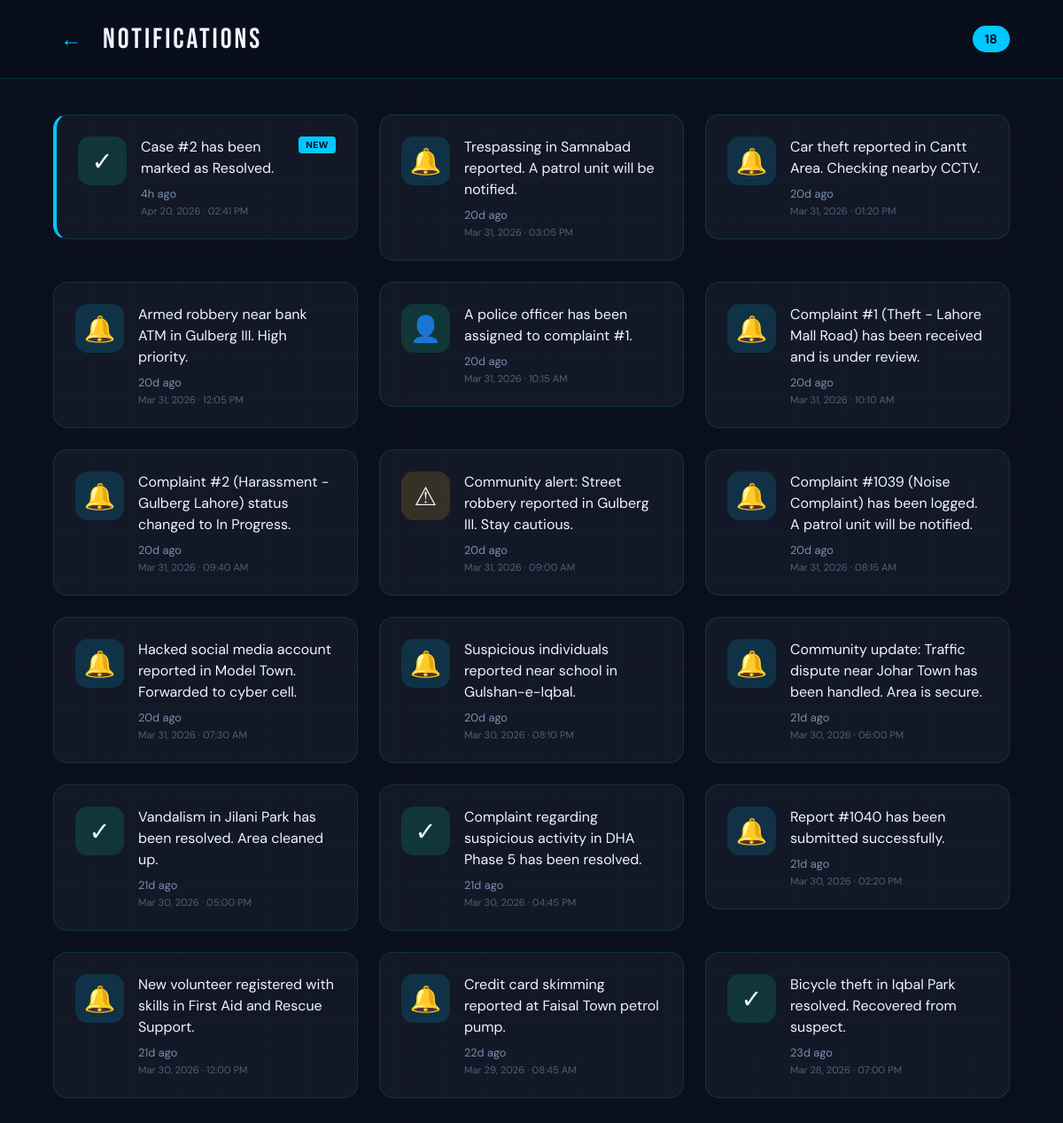
The page /notifications on the database as committed earlier.
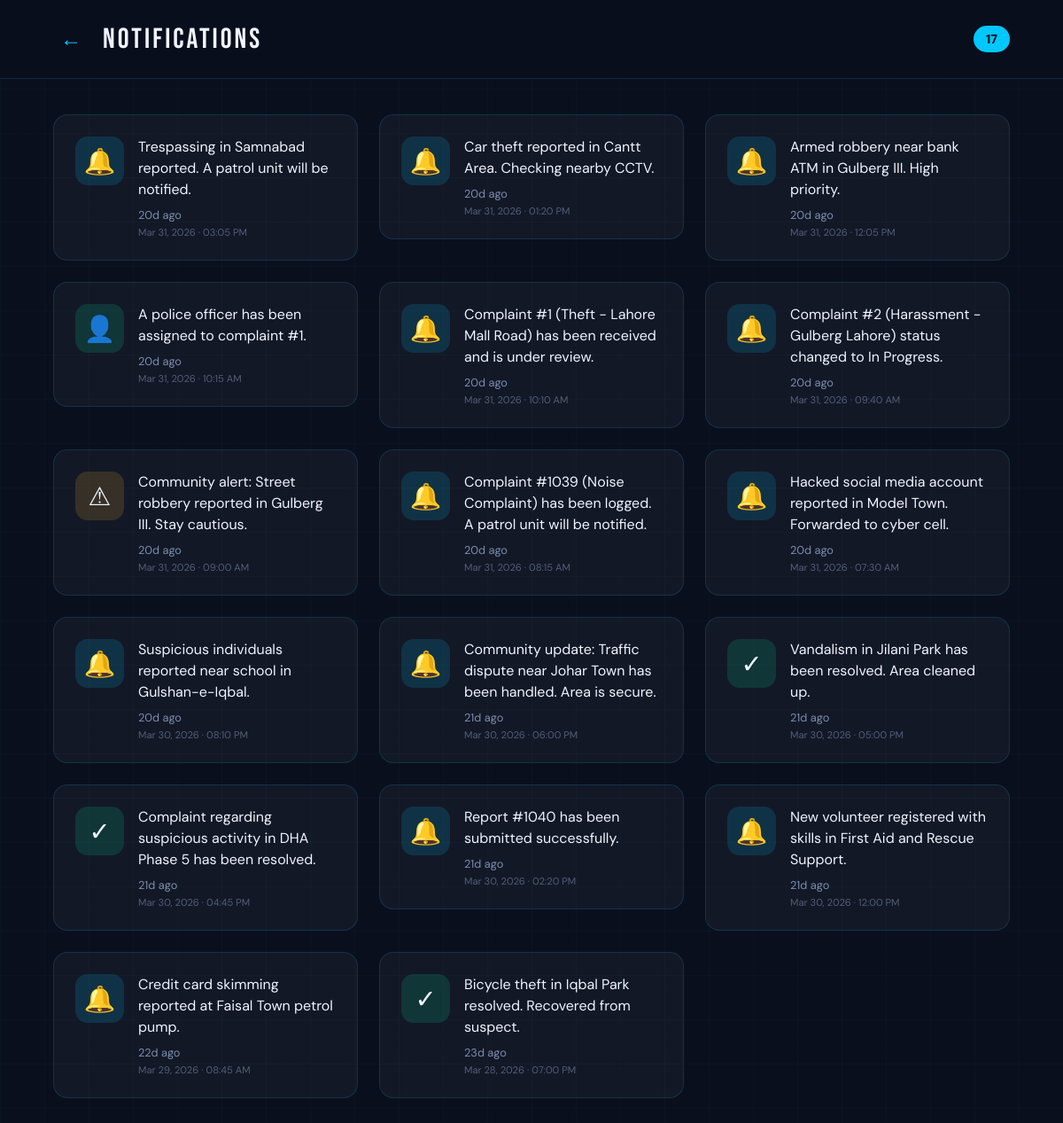
The same page on the database as committed later.
### tables this page shows
CREATE TABLE Notifications (
    notification_id INTEGER PRIMARY KEY AUTOINCREMENT,
    message TEXT NOT NULL,
    created_at DATETIME DEFAULT CURRENT_TIMESTAMP
);

### app.py (the view)
@app.route('/notifications')
def notifications():
    db = get_db_connection()
    all_notifications = db.execute('''
        SELECT message, created_at
        FROM Notifications
        ORDER BY created_at DESC
    ''').fetchall()
    now = datetime.utcnow()
    notifications_list = []
    for n in all_notifications:
        dt = datetime.strptime(n['created_at'], '%Y-%m-%d %H:%M:%S')
        hours_ago = (now - dt).total_seconds() / 3600
        notifications_list.append({
            'message': n['message'],
            'time_ago': time_ago(n['created_at']),
            'is_new': hours_ago < 24,
            'date': dt.strftime('%b %d, %Y · %I:%M %p')
        })
    db.close()
    return render_template('notifications.html', all_notifications=notifications_list)

### app.py (called while the page is built)
def get_db_connection():
    conn = sqlite3.connect(DATABASE)
    conn.row_factory = sqlite3.Row
    return conn

def time_ago(dt_str):
    if not dt_str:
        return ''
    dt = datetime.strptime(dt_str, '%Y-%m-%d %H:%M:%S')
    now = datetime.utcnow()
    diff = now - dt
    minutes = int(diff.total_seconds() // 60)
    if minutes < 1:
        return 'Just now'
    elif minutes < 60:
        return f'{minutes}m ago'
    elif minutes < 1440:
        return f'{minutes // 60}h ago'
    else:
        return f'{minutes // 1440}d ago'

### templates/notifications.html (shortened to what this page needs)
<!DOCTYPE html>
<html lang="en">
<head>
</head>
<body>
  <div class="app-container">
    <div class="header">
      <button class="back-btn" onclick="window.history.back()">←</button>
      <div class="header-title">NOTIFICATIONS</div>
      <span class="notif-count">{{ all_notifications|length }}</span>
    </div>
    <div class="app-content">
      <div class="content">
        <div class="notifications-grid">
          {% for n in all_notifications %}
          <div class="notif-card {% if n.is_new %}has-new{% endif %}">
            <div class="notif-icon {% if 'assigned' in n.message|lower %}ni-person{% elif 'resolved' in n.message|lower %}ni-check{% elif 'alert' in n.message|lower %}ni-alert{% else %}ni-bell{% endif %}">
              {% if 'assigned' in n.message|lower %}👤{% elif 'resolved' in n.message|lower %}✓{% elif 'alert' in n.message|lower %}⚠{% else %}🔔{% endif %}
            </div>
            <div class="notif-body">
              <div class="notif-top">
                <div class="notif-text">{{ n.message }}</div>
                {% if n.is_new %}
                <span class="new-badge">NEW</span>
                {% endif %}
              </div>
              <div class="notif-time">{{ n.time_ago }}</div>
              <div class="notif-date">{{ n.date }}</div>
            </div>
          </div>
          {% else %}
          <div class="empty-state">
            <div style="font-size:2rem;margin-bottom:16px;">🔔</div>
            No notifications yet<br>
            <span style="font-size:0.8rem;opacity:0.7;">We'll notify you when there are updates on your reports</span>
          </div>
          {% endfor %}
        </div>
      </div>
    </div>
  </div>
</body>
</html>

### templates/notifications.html (style rules this page uses)
*,*::before,*::after { box-sizing:border-box;margin:0;padding:0 }
:root { --navy:#0a0f1e; --cyan:#00c8ff; --white:#f0f4ff; --muted:#7a8db0; --red:#ff4e6a; --yellow:#ffb830; --green:#00e5a0; --border:rgba(0,200,255,0.15); --card:rgba(255,255,255,0.04); }
html, body { height: 100vh; width: 100vw; background: var(--navy); font-family: 'DM Sans', sans-serif; margin: 0; padding: 0; color: var(--white); overflow: hidden; }
body { display: flex; align-items: stretch; justify-content: stretch; }
.app-container { width: 100vw; height: 100vh; background: var(--navy); overflow: hidden; display: flex; flex-direction: column; position: relative; background-image: linear-gradient(rgba(0,200,255,0.025) 1px, transparent 1px), linear-gradient(90deg, rgba(0,200,255,0.025) 1px, transparent 1px); background-size: 50px 50px; }
.header { padding: 20px 40px; border-bottom: 1px solid var(--border); display: flex; align-items: center; gap: 16px; flex-shrink: 0; background: rgba(10,15,30,0.95); backdrop-filter: blur(10px); }
.back-btn { background: none; border: none; color: var(--cyan); font-size: 1.5rem; cursor: pointer; width: 40px; height: 40px; display: flex; align-items: center; justify-content: center; border-radius: 8px; transition: all 0.2s; }
.header-title { font-family: 'Bebas Neue', sans-serif; font-size: 1.8rem; letter-spacing: 3px; flex: 1; }
.notif-count { font-size: 0.9rem; background: var(--cyan); color: var(--navy); padding: 6px 14px; border-radius: 20px; font-weight: 800; }
.app-content { flex: 1; overflow-y: auto; overflow-x: hidden; display: flex; flex-direction: column; scrollbar-width: thin; scrollbar-color: rgba(0,200,255,0.2) transparent; }
.content { flex: 1; padding: 32px 40px; display: flex; flex-direction: column; gap: 16px; max-width: 1200px; margin: 0 auto; width: 100%; }
.notifications-grid { display: grid; grid-template-columns: repeat(2, 1fr); gap: 20px; }
.notif-card { background: var(--card); border: 1.5px solid var(--border); border-radius: 16px; padding: 20px; display: flex; gap: 16px; align-items: flex-start; transition: all 0.3s ease; height: fit-content; }
.notif-icon { width: 50px; height: 50px; border-radius: 14px; display: flex; align-items: center; justify-content: center; font-size: 1.5rem; flex-shrink: 0; }
.ni-bell { background: rgba(0,200,255,0.15); }
.ni-person { background: rgba(0,229,160,0.15); }
.ni-check { background: rgba(0,229,160,0.15); }
.ni-alert { background: rgba(255,184,48,0.15); }
.notif-body { flex: 1; min-width: 0; }
.notif-top { display: flex; align-items: flex-start; gap: 10px; margin-bottom: 8px; }
.notif-text { font-size: 0.95rem; line-height: 1.5; color: var(--white); flex: 1; }
.notif-time { font-size: 0.8rem; color: var(--muted); margin-bottom: 4px; }
.notif-date { font-size: 0.7rem; color: rgba(122,141,176,0.6); }
@media (min-width: 1200px) { .content { padding: 40px 60px; max-width: 1400px; } }
@media (min-width: 1200px) { .header { padding: 24px 60px; } }
@media (min-width: 1200px) { .header-title { font-size: 2rem; } }
@media (min-width: 1200px) { .notifications-grid { grid-template-columns: repeat(3, 1fr); gap: 24px; } }
@media (min-width: 1200px) { .notif-card { padding: 24px; } }
@media (min-width: 1200px) { .notif-icon { width: 55px; height: 55px; font-size: 1.8rem; } }
@media (min-width: 1200px) { .notif-text { font-size: 1rem; } }

Rows that differ between the two databases and show on the page:
removed Notifications: message "Case #2 has been marked as Resolved.", shows "NEW", time_ago "4h ago", date "Apr 20, 2026 · 02:41 PM"
Other text that changed with them:
{{ all_notifications|length }}: "18" → "17"
